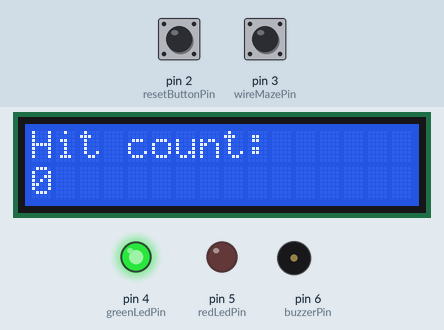
Bench run of a sketch on a simulated Arduino Uno, built with avr-gcc and run on an emulated ATmega328P. On the bench: 16×2 character LCD, output pins drawn as LEDs (lit = HIGH), buzzer (waves = sounding). The test bench sets the inputs (shaded band); at power-on: pin 3 (wireMazePin) HIGH, pin 2 (resetButtonPin) HIGH. What the sketch prints to the serial monitor is not drawn.

Above: at 5.2 s.
5.3 s: pin 3 (wireMazePin) pulled LOW for 0.15 s
At 5.7 s:
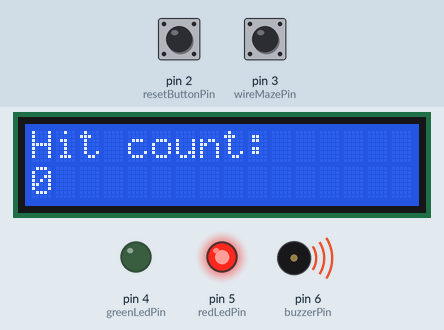
8.4 s: pin 2 (resetButtonPin) pulled LOW for 0.15 s
At 10.0 s:
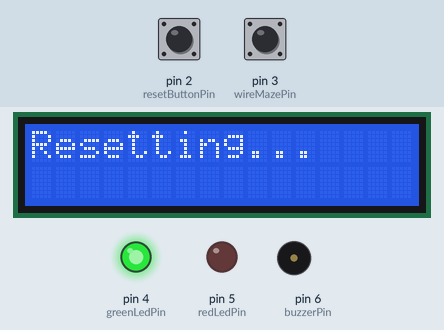
11.5 s: pin 3 (wireMazePin) pulled LOW for 3.2 s
At 12.9 s:
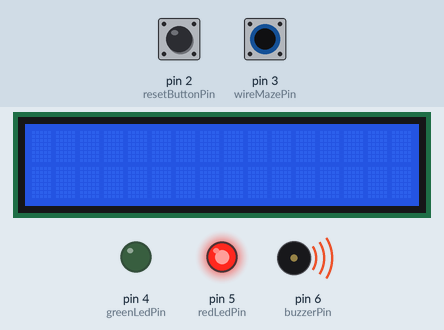
16.2 s: pin 3 (wireMazePin) pulled LOW for 1 s
At 17.04 s:
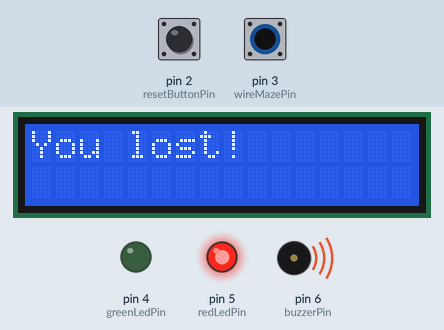
19.0 s: pin 2 (resetButtonPin) pulled LOW for 1 s
At 21.5 s:
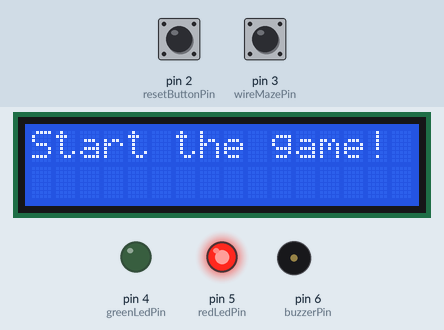
23.0 s: pin 2 (resetButtonPin) pulled LOW for 3.2 s
At 23.7 s:
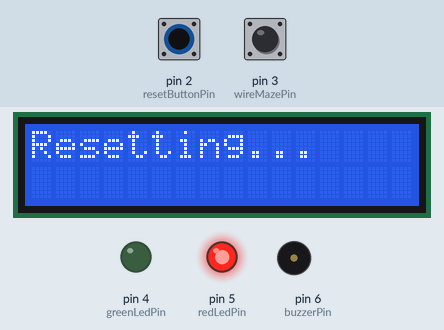
Timing chart, 0 to 28.7 s (numbered marks = the images above; inputs shaded):
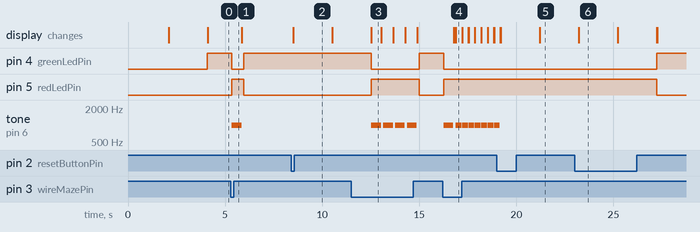

Measured:
- after the input at 5.3 s, pin 4 (greenLedPin): HIGH → LOW after 0.06 s, → HIGH 0.62 s later; pin 5 (redLedPin): LOW → HIGH after 0.06 s, → LOW 0.62 s later; tone on pin 6 (buzzerPin): silent → 1000 Hz after 0.06 s, → silent 0.50 s later
- after the input at 8.4 s, the display: changes after 0.12 s (image 2)
- after the input at 11.5 s, pin 4 (greenLedPin): HIGH → LOW after 1.0 s, → HIGH 2.5 s later; pin 5 (redLedPin): LOW → HIGH after 1.0 s, → LOW 2.5 s later; tone on pin 6 (buzzerPin): alternates 1000 Hz for 0.50 s and silent for 0.11 s, 8 changes in all, then stays silent, starting after 1.0 s
- after the input at 16.2 s, pin 4 (greenLedPin): HIGH → LOW after 0.06 s; pin 5 (redLedPin): LOW → HIGH after 0.06 s; tone on pin 6 (buzzerPin): goes 1000 Hz 0.50 s, silent 0.13 s, 6 × (1000 Hz 0.30 s, silent 0.03 s), then 1000 Hz, starting after 0.06 s; the display: first changes after 0.58 s (image 4 shows a later state)
- after the input at 19.0 s, tone on pin 6 (buzzerPin): goes on until 19.2 s, then stays silent; the display: first differs from a run without the input after 0.19 s (image 5 shows a later state)
- after the input at 23.0 s, pin 4 (greenLedPin): LOW → HIGH after 4.2 s instead of 0.21 s; pin 5 (redLedPin): HIGH → LOW after 4.2 s instead of 0.21 s; the display: first differs from a run without the input after 0.22 s (image 6)
- what the display in image 3 shows lasts 0.6 s, from 12.5 s to 13.1 s

The sketch:

wire_maze_game.ino
```cpp
#include <Wire.h>
#include <LiquidCrystal_I2C.h>

// Initialize the LCD with I2C address 0x27
LiquidCrystal_I2C lcd(0x27, 16, 2);

const int buzzerPin = 6;
const int greenLedPin = 4;
const int redLedPin = 5;
const int wireMazePin = 3;
const int resetButtonPin = 2; // Manual reset button

int count = 0;
bool gameLost = false;

void setup() {
  pinMode(buzzerPin, OUTPUT);
  pinMode(greenLedPin, OUTPUT);
  pinMode(redLedPin, OUTPUT);
  pinMode(wireMazePin, INPUT_PULLUP); // Enable internal pull-up for maze input
  pinMode(resetButtonPin, INPUT_PULLUP); // Enable internal pull-up for reset button

  Serial.begin(9600);

  lcd.begin(16, 2); // Initialize the LCD with 16 columns and 2 rows
  lcd.print("Welcome");
  delay(2000);
  lcd.clear();
  lcd.print("Start the game!");
  delay(2000);
  lcd.clear();
}

void loop() {
  // Check if the reset button is pressed at any time
  if (digitalRead(resetButtonPin) == LOW) {
    resetGame(); // Reset the game immediately
    return;      // Exit this iteration of the loop
  }

  if (gameLost) {
    // If the game is lost, display the lost message
    lcd.clear();
    lcd.print("You lost!");
    digitalWrite(redLedPin, HIGH);
    tone(buzzerPin, 1000); // Continuous buzzer sound
    delay(300);           // Allow time to realize loss
    noTone(buzzerPin);
    lcd.clear();
    lcd.print("Press Reset Btn");
    return; // Stop the loop until reset is pressed (handled above)
  }

  // Detect if the wire touches the maze
  if (digitalRead(wireMazePin) == LOW) {
    count++;
    digitalWrite(redLedPin, HIGH);
    digitalWrite(greenLedPin, LOW);
    tone(buzzerPin, 1000); // Play buzzer sound at 1000 Hz
    Serial.println("PIN Grounded - Hit Detected");
    delay(500); // Delay for debounce
    noTone(buzzerPin);
  } else {
    digitalWrite(redLedPin, LOW);
    digitalWrite(greenLedPin, HIGH);
    Serial.println("PIN not grounded");
  }

  // Update hit count on the LCD
  lcd.clear();
  lcd.print("Hit count: ");
  lcd.setCursor(0, 1);
  lcd.print(count);

  // Check if the user has lost
  if (count >= 5) {
    gameLost = true; // Mark the game as lost
  }

  delay(100); // Small delay for smooth updates
}

void resetGame() {
  lcd.clear();
  lcd.print("Resetting...");
  delay(2000);

  // Reset the game state
  count = 0;
  gameLost = false;

  lcd.clear();
  lcd.print("Start the game!");
  delay(2000);
  lcd.clear();
}
```
